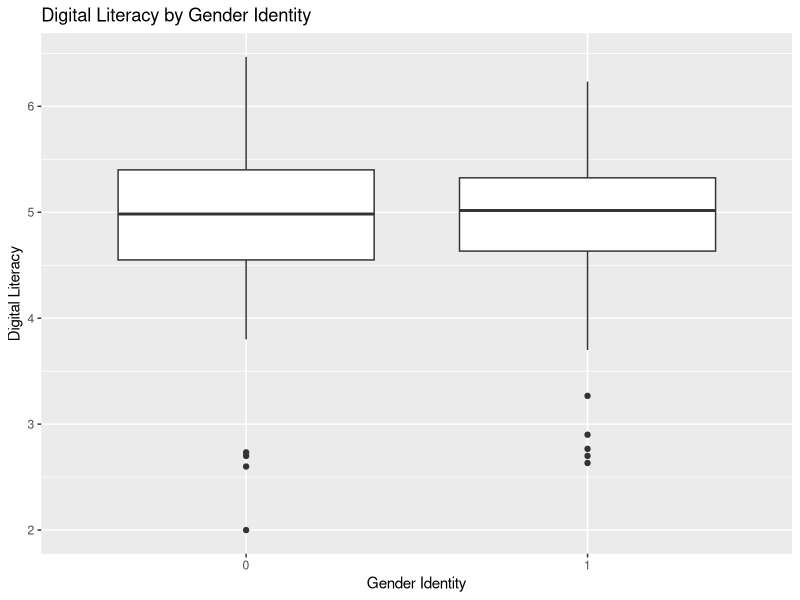
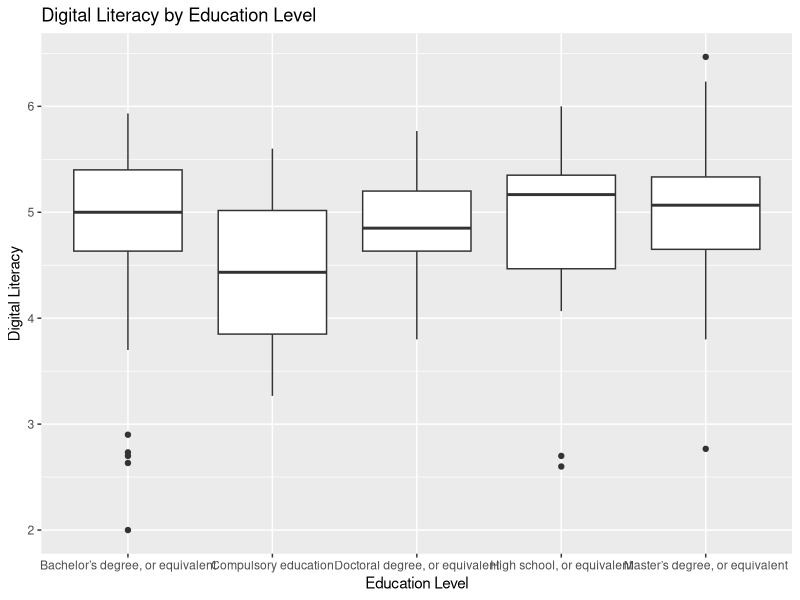
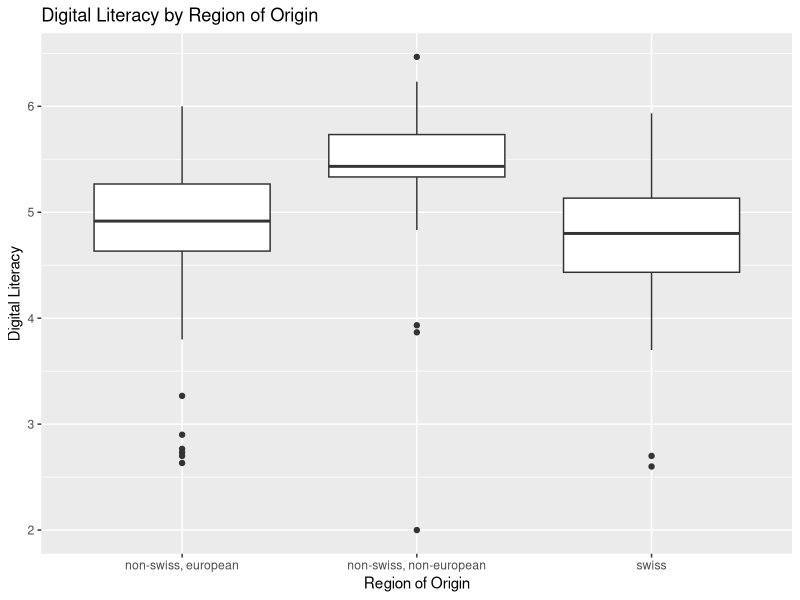
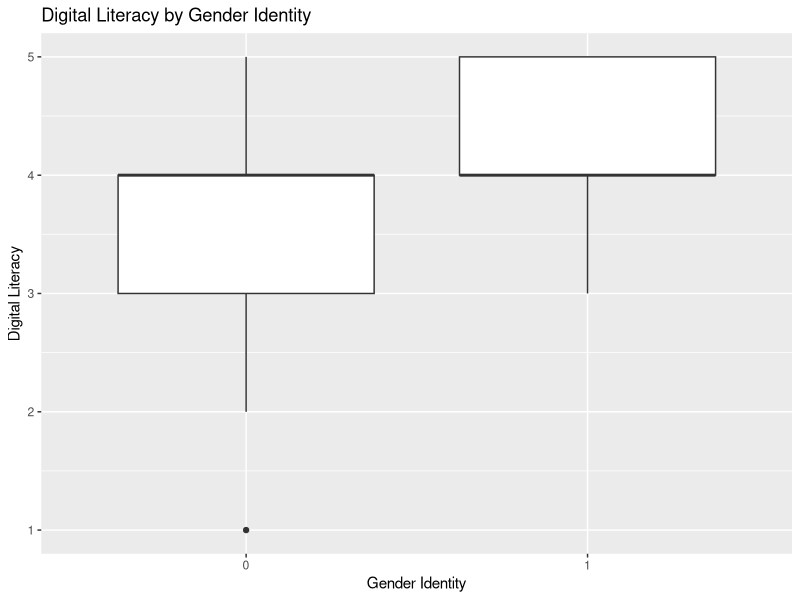
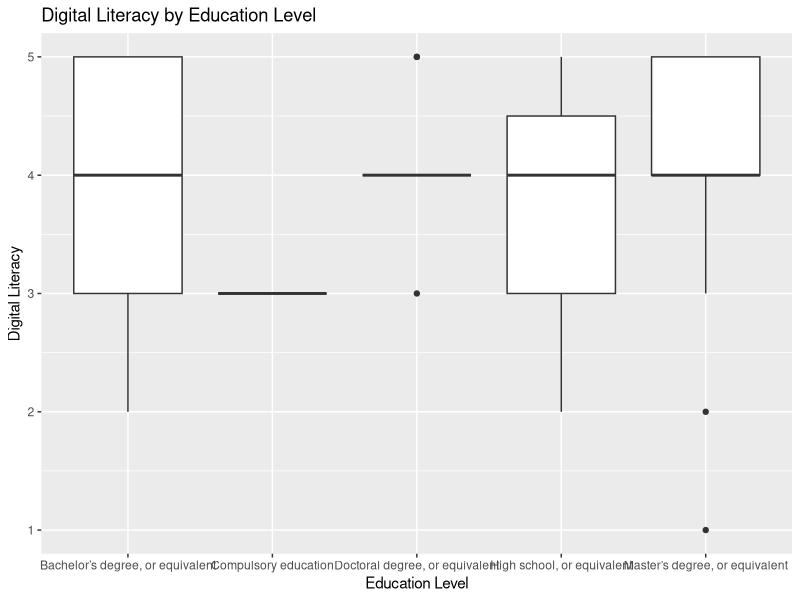
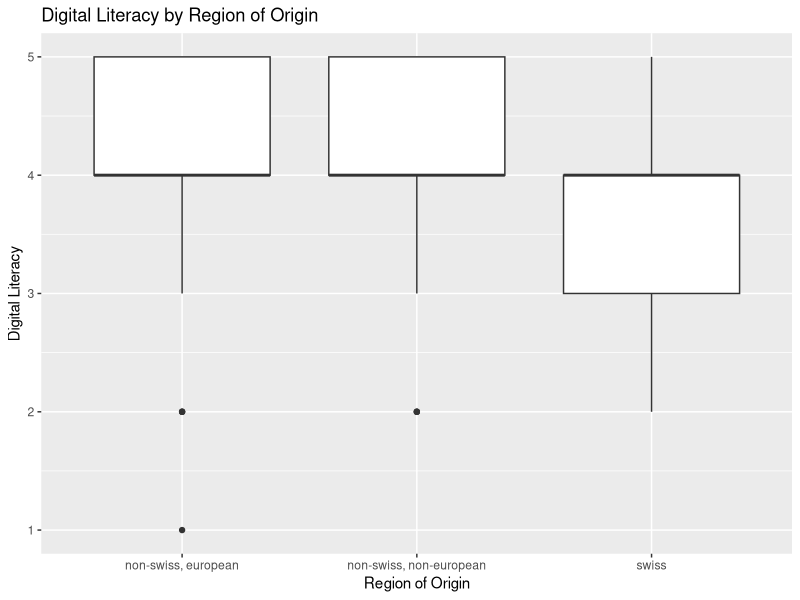
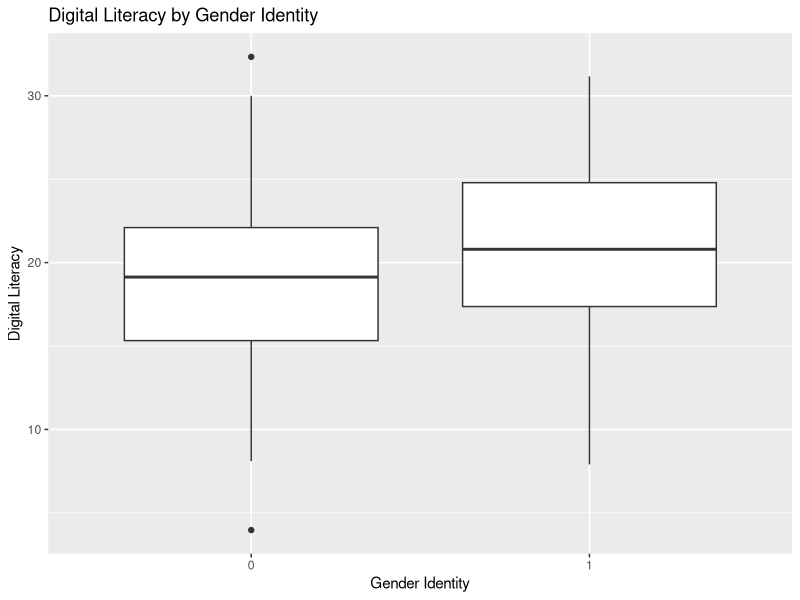
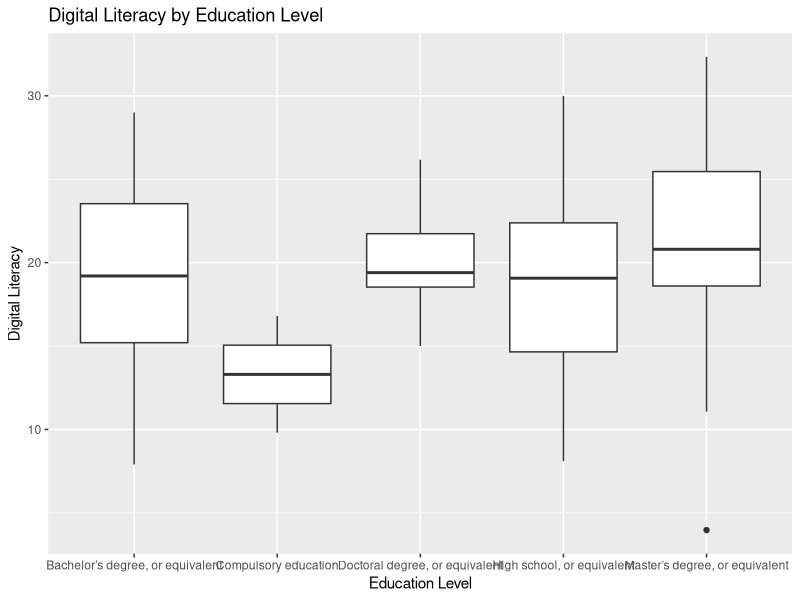

Source code (R) for these figures, in order:
library(ggplot2)

data <- read.csv("final-data.csv")

data <- data[, !names(data) %in% "romansh_canton"]

data$ro_macro <- ifelse(data$region_origin == "non-swiss, european",
  "non-swiss, european",
  ifelse(data$region_origin == "non-swiss, non-european",
    "non-swiss, non-european",
    "swiss"
  )
)

data$normalised_literacy <- data$digital_literacy / 30

data$combined_literacy <- data$normalised_literacy * data$competent_digital

data$normalised_paralanguage <- data$paralanguage_communication / 5

data$general <- (data$productivity + data$finances) / 2

communication <- c("pa_uima", "pa_slof", "pa_mvocc", "pa_svmomvc", "pa_usmp", "pa_sospov", "pa_womsrv", "pa_womsrv", "pa_stomm", "pa_e", "pa_piofogc")

data$communication <- rowSums(data[communication], na.rm = TRUE) / length(communication)

instrumental <- c("pa_uatcwat", "pa_ucor", "pa_saot", "pa_b", "pa_l", "pa_bw", "pa_si", "pa_ucocc", "pa_ml", "pa_sogdcs")

expressive <- c("pa_usmp", "pa_womsrv", "pa_svmomvc", "pa_mgom", "pa_epov", "pa_tpov", "pa_sospov", "pa_stomm", "pa_piofogc")

data$instrumental <- rowSums(data[instrumental], na.rm = TRUE) / length(instrumental)

data$expressive <- rowSums(data[expressive], na.rm = TRUE) / length(expressive)

data$gender_identity <- as.factor(data$gender_identity)
data$education_completed <- as.factor(data$education_completed)
data$ro_macro <- as.factor(data$ro_macro)
data$age <- as.numeric(data$age)
data$years_internet <- as.numeric(data$years_internet)
data$swiss <- as.factor(data$swiss)
data$european <- as.factor(data$european)

# Who uses digital technology regularly?

regularly <- data[, c("gender_identity", "education_completed", "ro_macro", "age", "years_internet", "normalised_literacy")]

summary(regularly)

ggplot(regularly, aes(x = gender_identity, y = normalised_literacy)) +
  geom_boxplot() +
  labs(title = "Digital Literacy by Gender Identity", x = "Gender Identity", y = "Digital Literacy")

ggplot(regularly, aes(x = education_completed, y = normalised_literacy)) +
  geom_boxplot() +
  labs(title = "Digital Literacy by Education Level", x = "Education Level", y = "Digital Literacy")

ggplot(regularly, aes(x = ro_macro, y = normalised_literacy)) +
  geom_boxplot() +
  labs(title = "Digital Literacy by Region of Origin", x = "Region of Origin", y = "Digital Literacy")

numeric_vars <- regularly[, c("age", "years_internet", "normalised_literacy")]

cor_matrix <- cor(numeric_vars, use = "complete.obs")
print(cor_matrix)

anova_gender <- aov(normalised_literacy ~ gender_identity, data = regularly)
summary(anova_gender)

anova_education <- aov(normalised_literacy ~ education_completed, data = regularly)
summary(anova_education)

anova_region <- aov(normalised_literacy ~ ro_macro, data = regularly)
summary(anova_region)

# Who uses digital technology effectively?

effectively <- data[, c("gender_identity", "education_completed", "ro_macro", "age", "years_internet", "competent_digital")]

summary(effectively)

ggplot(effectively, aes(x = gender_identity, y = competent_digital)) +
  geom_boxplot() +
  labs(title = "Digital Literacy by Gender Identity", x = "Gender Identity", y = "Digital Literacy")

ggplot(effectively, aes(x = education_completed, y = competent_digital)) +
  geom_boxplot() +
  labs(title = "Digital Literacy by Education Level", x = "Education Level", y = "Digital Literacy")

ggplot(effectively, aes(x = ro_macro, y = competent_digital)) +
  geom_boxplot() +
  labs(title = "Digital Literacy by Region of Origin", x = "Region of Origin", y = "Digital Literacy")

numeric_vars <- effectively[, c("age", "years_internet", "competent_digital")]

cor_matrix <- cor(numeric_vars, use = "complete.obs")
print(cor_matrix)

anova_gender <- aov(competent_digital ~ gender_identity, data = effectively)
summary(anova_gender)

anova_education <- aov(competent_digital ~ education_completed, data = effectively)
summary(anova_education)

anova_region <- aov(competent_digital ~ ro_macro, data = effectively)
summary(anova_region)

###

effectively_combined <- data[, c("gender_identity", "education_completed", "ro_macro", "age", "years_internet", "combined_literacy")]

summary(effectively_combined)

ggplot(effectively_combined, aes(x = gender_identity, y = combined_literacy)) +
  geom_boxplot() +
  labs(title = "Digital Literacy by Gender Identity", x = "Gender Identity", y = "Digital Literacy")

ggplot(effectively_combined, aes(x = education_completed, y = combined_literacy)) +
  geom_boxplot() +
  labs(title = "Digital Literacy by Education Level", x = "Education Level", y = "Digital Literacy")

ggplot(effectively_combined, aes(x = ro_macro, y = combined_literacy)) +
  geom_boxplot() +
  labs(title = "Digital Literacy by Region of Origin", x = "Region of Origin", y = "Digital Literacy")

numeric_vars <- effectively_combined[, c("age", "years_internet", "combined_literacy")]

cor_matrix <- cor(numeric_vars, use = "complete.obs")
print(cor_matrix)

anova_gender <- aov(combined_literacy ~ gender_identity, data = effectively_combined)
summary(anova_gender)

anova_education <- aov(combined_literacy ~ education_completed, data = effectively_combined)
summary(anova_education)

anova_region <- aov(combined_literacy ~ ro_macro, data = effectively_combined)
summary(anova_region)

# Does digital frequency predict digital confidence?

model <- lm(competent_digital ~ normalised_literacy, data = data)

summary(model)

# Does age predict digital literacy?

model <- lm(normalised_literacy ~ age, data = data)

summary(model)

model <- lm(combined_literacy ~ age, data = data)

summary(model)

model <- lm(competent_digital ~ age, data = data)

summary(model)

# What demographic produces the most paralanguage output?

paralanguage <- data[, c("gender_identity", "education_completed", "ro_macro", "age", "years_internet", "normalised_paralanguage")]

summary(paralanguage)

ggplot(paralanguage, aes(x = gender_identity, y = normalised_paralanguage)) +
  geom_boxplot() +
  labs(title = "Digital Literacy by Gender Identity", x = "Gender Identity", y = "Digital Literacy")

ggplot(paralanguage, aes(x = education_completed, y = normalised_paralanguage)) +
  geom_boxplot() +
  labs(title = "Digital Literacy by Education Level", x = "Education Level", y = "Digital Literacy")

ggplot(paralanguage, aes(x = ro_macro, y = normalised_paralanguage)) +
  geom_boxplot() +
  labs(title = "Digital Literacy by Region of Origin", x = "Region of Origin", y = "Digital Literacy")

numeric_vars <- paralanguage[, c("age", "years_internet", "normalised_paralanguage")]

cor_matrix <- cor(numeric_vars, use = "complete.obs")
print(cor_matrix)

anova_gender <- aov(normalised_paralanguage ~ gender_identity, data = paralanguage)
summary(anova_gender)

anova_education <- aov(normalised_paralanguage ~ education_completed, data = paralanguage)
summary(anova_education)

anova_region <- aov(normalised_paralanguage ~ ro_macro, data = paralanguage)
summary(anova_region)

# What demographic produces the most communication output?

all_communication <- data[, c("gender_identity", "education_completed", "ro_macro", "age", "years_internet", "communication")]

summary(all_communication)

ggplot(all_communication, aes(x = gender_identity, y = communication)) +
  geom_boxplot() +
  labs(title = "Digital Literacy by Gender Identity", x = "Gender Identity", y = "Digital Literacy")

ggplot(all_communication, aes(x = education_completed, y = communication)) +
  geom_boxplot() +
  labs(title = "Digital Literacy by Education Level", x = "Education Level", y = "Digital Literacy")

ggplot(all_communication, aes(x = ro_macro, y = communication)) +
  geom_boxplot() +
  labs(title = "Digital Literacy by Region of Origin", x = "Region of Origin", y = "Digital Literacy")

numeric_vars <- all_communication[, c("age", "years_internet", "communication")]

cor_matrix <- cor(numeric_vars, use = "complete.obs")
print(cor_matrix)

anova_gender <- aov(communication ~ gender_identity, data = all_communication)
summary(anova_gender)

anova_education <- aov(communication ~ education_completed, data = all_communication)
summary(anova_education)

anova_region <- aov(communication ~ ro_macro, data = all_communication)
summary(anova_region)

# Do demographic characteristics predict instrumental and expressive uses?

instrumental_use <- data[, c("gender_identity", "education_completed", "ro_macro", "age", "years_internet", "instrumental")]

summary(instrumental_use)

ggplot(instrumental_use, aes(x = gender_identity, y = instrumental)) +
  geom_boxplot() +
  labs(title = "Digital Literacy by Gender Identity", x = "Gender Identity", y = "Digital Literacy")

ggplot(instrumental_use, aes(x = education_completed, y = instrumental)) +
  geom_boxplot() +
  labs(title = "Digital Literacy by Education Level", x = "Education Level", y = "Digital Literacy")

ggplot(instrumental_use, aes(x = ro_macro, y = instrumental)) +
  geom_boxplot() +
  labs(title = "Digital Literacy by Region of Origin", x = "Region of Origin", y = "Digital Literacy")

numeric_vars <- instrumental_use[, c("age", "years_internet", "instrumental")]

cor_matrix <- cor(numeric_vars, use = "complete.obs")
print(cor_matrix)

anova_gender <- aov(instrumental ~ gender_identity, data = instrumental_use)
summary(anova_gender)

anova_education <- aov(instrumental ~ education_completed, data = instrumental_use)
summary(anova_education)

anova_region <- aov(instrumental ~ ro_macro, data = instrumental_use)
summary(anova_region)

###

expressive_use <- data[, c("gender_identity", "education_completed", "ro_macro", "age", "years_internet", "expressive")]

summary(expressive_use)

ggplot(expressive_use, aes(x = gender_identity, y = expressive)) +
  geom_boxplot() +
  labs(title = "Digital Literacy by Gender Identity", x = "Gender Identity", y = "Digital Literacy")

ggplot(expressive_use, aes(x = education_completed, y = expressive)) +
  geom_boxplot() +
  labs(title = "Digital Literacy by Education Level", x = "Education Level", y = "Digital Literacy")

ggplot(expressive_use, aes(x = ro_macro, y = expressive)) +
  geom_boxplot() +
  labs(title = "Digital Literacy by Region of Origin", x = "Region of Origin", y = "Digital Literacy")

numeric_vars <- expressive_use[, c("age", "years_internet", "expressive")]

cor_matrix <- cor(numeric_vars, use = "complete.obs")
print(cor_matrix)

anova_gender <- aov(expressive ~ gender_identity, data = expressive_use)
summary(anova_gender)

anova_education <- aov(expressive ~ education_completed, data = expressive_use)
summary(anova_education)

anova_region <- aov(expressive ~ ro_macro, data = expressive_use)
summary(anova_region)

# How do people use digital technology?

pa_columns <- grep("^pa_", colnames(data), value = TRUE)

pa_data <- data[, pa_columns]

scaled_data <- scale(pa_data)

summary(scaled_data)

set.seed(123)
wss <- numeric()

for (k in 1:10) {
  kmeans_result <- kmeans(scaled_data, centers = k, nstart = 25)
  wss[k] <- kmeans_result$tot.withinss
}

plot(1:10, wss,
  type = "b", pch = 19, frame = FALSE,
  xlab = "Number of clusters K", ylab = "Total within-clusters sum of squares",
  main = "Elbow Method for Determining Optimal K"
)

slope <- (wss[10] - wss[5]) / (10 - 5)
intercept <- wss[5] - slope * 5

abline(a = intercept, b = slope, col = "red", lwd = 2, lty = 2)

kmeans_result <- kmeans(scaled_data, centers = 5, nstart = 25)

kmeans_result$cluster
kmeans_result$centers

data$cluster <- kmeans_result$cluster

pca_result <- prcomp(scaled_data)

plot(pca_result$x[, 1:2],
  col = data$cluster, pch = 16,
  main = "PCA - Clusters", xlab = "PC1", ylab = "PC2"
)

text(pca_result$x[, 1:2], labels = data$ro_macro, pos = 3, cex = 0.7, col = "black")

loadings <- pca_result$rotation
loadings[, 1:2]

# Do young people engage in more diverse uses of digital technology?

diversity_column <- apply(data[, pa_columns], 1, function(x) sum(x >= 3 & x <= 7))

data$diversity_score <- diversity_column / 30

diversity <- data[, c("gender_identity", "education_completed", "ro_macro", "age", "years_internet", "diversity_score")]

summary(diversity)

ggplot(diversity, aes(x = gender_identity, y = diversity_score)) +
  geom_boxplot() +
  labs(title = "Digital Literacy by Gender Identity", x = "Gender Identity", y = "Digital Literacy")

ggplot(diversity, aes(x = education_completed, y = diversity_score)) +
  geom_boxplot() +
  labs(title = "Digital Literacy by Education Level", x = "Education Level", y = "Digital Literacy")

ggplot(diversity, aes(x = ro_macro, y = diversity_score)) +
  geom_boxplot() +
  labs(title = "Digital Literacy by Region of Origin", x = "Region of Origin", y = "Digital Literacy")

numeric_vars <- diversity[, c("age", "years_internet", "diversity_score")]

cor_matrix <- cor(numeric_vars, use = "complete.obs")
print(cor_matrix)

anova_gender <- aov(diversity_score ~ gender_identity, data = diversity)
summary(anova_gender)

anova_education <- aov(diversity_score ~ education_completed, data = diversity)
summary(anova_education)

anova_region <- aov(diversity_score ~ ro_macro, data = diversity)
summary(anova_region)

# How much do people trust digital technology?

cd_columns <- grep("^cd_", colnames(data), value = TRUE)

cd_data <- data[, cd_columns]

data$concern_score <- rowSums(cd_data, na.rm = TRUE) / length(cd_columns)

level_concern <- data[, c("gender_identity", "education_completed", "ro_macro", "age", "years_internet", "concern_score")]

summary(level_concern)

ggplot(level_concern, aes(x = gender_identity, y = concern_score)) +
  geom_boxplot() +
  labs(title = "Digital Literacy by Gender Identity", x = "Gender Identity", y = "Digital Literacy")

ggplot(level_concern, aes(x = education_completed, y = concern_score)) +
  geom_boxplot() +
  labs(title = "Digital Literacy by Education Level", x = "Education Level", y = "Digital Literacy")

ggplot(level_concern, aes(x = ro_macro, y = concern_score)) +
  geom_boxplot() +
  labs(title = "Digital Literacy by Region of Origin", x = "Region of Origin", y = "Digital Literacy")

numeric_vars <- level_concern[, c("age", "years_internet", "concern_score")]

cor_matrix <- cor(numeric_vars, use = "complete.obs")
print(cor_matrix)

anova_gender <- aov(concern_score ~ gender_identity, data = level_concern)
summary(anova_gender)

anova_education <- aov(concern_score ~ education_completed, data = level_concern)
summary(anova_education)

anova_region <- aov(concern_score ~ ro_macro, data = level_concern)
summary(anova_region)

# Do young people tend to use social media more than older people?

social_media <- data[, c("gender_identity", "education_completed", "ro_macro", "age", "years_internet", "pa_usmp")]

summary(social_media)

ggplot(social_media, aes(x = gender_identity, y = pa_usmp)) +
  geom_boxplot() +
  labs(title = "Digital Literacy by Gender Identity", x = "Gender Identity", y = "Digital Literacy")

ggplot(social_media, aes(x = education_completed, y = pa_usmp)) +
  geom_boxplot() +
  labs(title = "Digital Literacy by Education Level", x = "Education Level", y = "Digital Literacy")

ggplot(social_media, aes(x = ro_macro, y = pa_usmp)) +
  geom_boxplot() +
  labs(title = "Digital Literacy by Region of Origin", x = "Region of Origin", y = "Digital Literacy")

numeric_vars <- social_media[, c("age", "years_internet", "pa_usmp")]

cor_matrix <- cor(numeric_vars, use = "complete.obs")
print(cor_matrix)

anova_gender <- aov(pa_usmp ~ gender_identity, data = social_media)
summary(anova_gender)

anova_education <- aov(pa_usmp ~ education_completed, data = social_media)
summary(anova_education)

anova_region <- aov(pa_usmp ~ ro_macro, data = social_media)
summary(anova_region)

# Do people who use technology more frequently understand more about data privacy?

cor_matrix <- cor(data$normalised_literacy, data$concern_score, use = "complete.obs")

print(cor_matrix)

ggplot(data, aes(x = normalised_literacy, y = concern_score)) +
  geom_point() +
  geom_smooth(method = "lm", color = "blue") +
  labs(title = "Digital Literacy vs Concern Score", x = "Digital Literacy", y = "Concern Score")

model <- lm(concern_score ~ digital_literacy, data = data)
summary(model)

# Do people who use technology in more diverse ways understand more about data privacy?

cor_matrix <- cor(data$diversity_score, data$concern_score, use = "complete.obs")

print(cor_matrix)

ggplot(data, aes(x = diversity_score, y = concern_score)) +
  geom_point() +
  geom_smooth(method = "lm", color = "blue") +
  labs(title = "Digital Literacy vs Concern Score", x = "Digital Literacy", y = "Concern Score")

model <- lm(concern_score ~ diversity_score, data = data)
summary(model)

# Do people with algorithmic literacy have higher self-perceived competence?

cor_matrix <- cor(data$understand_algorithms, data$competent_digital, use = "complete.obs")

print(cor_matrix)

ggplot(data, aes(x = understand_algorithms, y = competent_digital)) +
  geom_point() +
  geom_smooth(method = "lm", color = "blue") +
  labs(title = "Digital Literacy vs Concern Score", x = "Digital Literacy", y = "Concern Score")

model <- lm(competent_digital ~ understand_algorithms, data = data)
summary(model)

# Does acknowledgement appeal more to younger demographics?

acknowledge <- data[, c("gender_identity", "education_completed", "ro_macro", "age", "years_internet", "ms_aic")]

summary(acknowledge)

ggplot(acknowledge, aes(x = gender_identity, y = ms_aic)) +
  geom_boxplot() +
  labs(title = "Digital Literacy by Gender Identity", x = "Gender Identity", y = "Digital Literacy")

ggplot(acknowledge, aes(x = education_completed, y = ms_aic)) +
  geom_boxplot() +
  labs(title = "Digital Literacy by Education Level", x = "Education Level", y = "Digital Literacy")

ggplot(acknowledge, aes(x = ro_macro, y = ms_aic)) +
  geom_boxplot() +
  labs(title = "Digital Literacy by Region of Origin", x = "Region of Origin", y = "Digital Literacy")

numeric_vars <- acknowledge[, c("age", "years_internet", "ms_aic")]

cor_matrix <- cor(numeric_vars, use = "complete.obs")
print(cor_matrix)

anova_gender <- aov(ms_aic ~ gender_identity, data = acknowledge)
summary(anova_gender)

anova_education <- aov(ms_aic ~ education_completed, data = acknowledge)
summary(anova_education)

anova_region <- aov(ms_aic ~ ro_macro, data = acknowledge)
summary(anova_region)

###

data$acknowledgement <- (data$ms_aic + data$ms_cip) / 2

acknowledge <- data[, c("gender_identity", "education_completed", "ro_macro", "age", "years_internet", "acknowledgement")]

summary(acknowledge)

ggplot(acknowledge, aes(x = gender_identity, y = acknowledgement)) +
  geom_boxplot() +
  labs(title = "Digital Literacy by Gender Identity", x = "Gender Identity", y = "Digital Literacy")

ggplot(acknowledge, aes(x = education_completed, y = acknowledgement)) +
  geom_boxplot() +
  labs(title = "Digital Literacy by Education Level", x = "Education Level", y = "Digital Literacy")

ggplot(acknowledge, aes(x = ro_macro, y = acknowledgement)) +
  geom_boxplot() +
  labs(title = "Digital Literacy by Region of Origin", x = "Region of Origin", y = "Digital Literacy")

numeric_vars <- acknowledge[, c("age", "years_internet", "acknowledgement")]

cor_matrix <- cor(numeric_vars, use = "complete.obs")
print(cor_matrix)

anova_gender <- aov(acknowledgement ~ gender_identity, data = acknowledge)
summary(anova_gender)

anova_education <- aov(acknowledgement ~ education_completed, data = acknowledge)
summary(anova_education)

anova_region <- aov(acknowledgement ~ ro_macro, data = acknowledge)
summary(anova_region)

# Does greater involvement in a project motivate participation?

cor_matrix <- cor(data$ms_hamaritp, data$interested_application, use = "complete.obs")

print(cor_matrix)

ggplot(data, aes(x = ms_hamaritp, y = interested_application)) +
  geom_point() +
  geom_smooth(method = "lm", color = "blue") +
  labs(title = "Digital Literacy vs Concern Score", x = "Digital Literacy", y = "Concern Score")

model <- lm(interested_application ~ ms_hamaritp, data = data)
summary(model)

# Are young people interested more in learning a skill than other groups?

learning_skill <- data[, c("gender_identity", "education_completed", "ro_macro", "age", "years_internet", "ms_las")]

summary(learning_skill)

ggplot(learning_skill, aes(x = gender_identity, y = ms_las)) +
  geom_boxplot() +
  labs(title = "Digital Literacy by Gender Identity", x = "Gender Identity", y = "Digital Literacy")

ggplot(learning_skill, aes(x = education_completed, y = ms_las)) +
  geom_boxplot() +
  labs(title = "Digital Literacy by Education Level", x = "Education Level", y = "Digital Literacy")

ggplot(learning_skill, aes(x = ro_macro, y = ms_las)) +
  geom_boxplot() +
  labs(title = "Digital Literacy by Region of Origin", x = "Region of Origin", y = "Digital Literacy")

numeric_vars <- learning_skill[, c("age", "years_internet", "ms_las")]

cor_matrix <- cor(numeric_vars, use = "complete.obs")
print(cor_matrix)

anova_gender <- aov(ms_las ~ gender_identity, data = learning_skill)
summary(anova_gender)

anova_education <- aov(ms_las ~ education_completed, data = learning_skill)
summary(anova_education)

anova_region <- aov(ms_las ~ ro_macro, data = learning_skill)
summary(anova_region)

# Is there a relationship between use of social media and interest in a mobile application?

cor_matrix <- cor(data$pa_usmp, data$interested_application, use = "complete.obs")

print(cor_matrix)

ggplot(data, aes(x = pa_usmp, y = interested_application)) +
  geom_point() +
  geom_smooth(method = "lm", color = "blue") +
  labs(title = "Digital Literacy vs Concern Score", x = "Digital Literacy", y = "Concern Score")

model <- lm(interested_application ~ pa_usmp, data = data)
summary(model)

# What demographics are interested in a mobile application?

application <- data[, c("gender_identity", "education_completed", "ro_macro", "age", "years_internet", "interested_application")]

summary(application)

ggplot(application, aes(x = gender_identity, y = interested_application)) +
  geom_boxplot() +
  labs(title = "Digital Literacy by Gender Identity", x = "Gender Identity", y = "Digital Literacy")

ggplot(application, aes(x = education_completed, y = interested_application)) +
  geom_boxplot() +
  labs(title = "Digital Literacy by Education Level", x = "Education Level", y = "Digital Literacy")

ggplot(application, aes(x = ro_macro, y = interested_application)) +
  geom_boxplot() +
  labs(title = "Digital Literacy by Region of Origin", x = "Region of Origin", y = "Digital Literacy")

numeric_vars <- application[, c("age", "years_internet", "interested_application")]

cor_matrix <- cor(numeric_vars, use = "complete.obs")
print(cor_matrix)

anova_gender <- aov(interested_application ~ gender_identity, data = application)
summary(anova_gender)

anova_education <- aov(interested_application ~ education_completed, data = application)
summary(anova_education)

anova_region <- aov(interested_application ~ ro_macro, data = application)
summary(anova_region)

# Are better-educated individuals more likely to use technology for personal development?

colnames(data)[colnames(data) == "self-development"] <- "self_development"

development <- data[, c("gender_identity", "education_completed", "ro_macro", "age", "years_internet", "self_development")]

summary(development)

ggplot(development, aes(x = gender_identity, y = self_development)) +
  geom_boxplot() +
  labs(title = "Digital Literacy by Gender Identity", x = "Gender Identity", y = "Digital Literacy")

ggplot(development, aes(x = education_completed, y = self_development)) +
  geom_boxplot() +
  labs(title = "Digital Literacy by Education Level", x = "Education Level", y = "Digital Literacy")

ggplot(development, aes(x = ro_macro, y = self_development)) +
  geom_boxplot() +
  labs(title = "Digital Literacy by Region of Origin", x = "Region of Origin", y = "Digital Literacy")

numeric_vars <- development[, c("age", "years_internet", "self_development")]

cor_matrix <- cor(numeric_vars, use = "complete.obs")
print(cor_matrix)

anova_gender <- aov(self_development ~ gender_identity, data = development)
summary(anova_gender)

anova_education <- aov(self_development ~ education_completed, data = development)
summary(anova_education)

anova_region <- aov(self_development ~ ro_macro, data = development)
summary(anova_region)

# Is there a relationship between knowledge of sociolinguistics and citizen science?

data$sociolinguistics_score <- rowSums(data[, c("ft_cmc", "ft_pos", "ft_p", "ft_i")], na.rm = TRUE) / 4

cor_matrix <- cor(data$ft_cs, data$sociolinguistics_score, use = "complete.obs")

print(cor_matrix)

ggplot(data, aes(x = ft_cs, y = sociolinguistics_score)) +
  geom_point() +
  geom_smooth(method = "lm", color = "blue") +
  labs(title = "Digital Literacy vs Concern Score", x = "Digital Literacy", y = "Concern Score")

model <- lm(sociolinguistics_score ~ ft_cs, data = data)
summary(model)

# Does familiarity with sociolinguistics mean greater interest in research participation?

cor_matrix <- cor(data$interested_application, data$sociolinguistics_score, use = "complete.obs")

print(cor_matrix)

ggplot(data, aes(x = interested_application, y = sociolinguistics_score)) +
  geom_point() +
  geom_smooth(method = "lm", color = "blue") +
  labs(title = "Digital Literacy vs Concern Score", x = "Digital Literacy", y = "Concern Score")

model <- lm(sociolinguistics_score ~ interested_application, data = data)
summary(model)

# Does familiarity with citizen science encourage interest in participation?

cor_matrix <- cor(data$interested_application, data$ft_cs, use = "complete.obs")

print(cor_matrix)

ggplot(data, aes(x = interested_application, y = ft_cs)) +
  geom_point() +
  geom_smooth(method = "lm", color = "blue") +
  labs(title = "Digital Literacy vs Concern Score", x = "Digital Literacy", y = "Concern Score")

model <- lm(ft_cs ~ interested_application, data = data)
summary(model)

# Does higher concern with data practices link to lower interest in participation?

cor_matrix <- cor(data$interested_application, data$concern_score, use = "complete.obs")

print(cor_matrix)

ggplot(data, aes(x = interested_application, y = concern_score)) +
  geom_point() +
  geom_smooth(method = "lm", color = "blue") +
  labs(title = "Digital Literacy vs Concern Score", x = "Digital Literacy", y = "Concern Score")

model <- lm(concern_score ~ interested_application, data = data)
summary(model)

# Is familiarity with citizen science linked to previous participation in research?

data$previous_research <- rowSums(data[, c("co_auoei", "co_ahomrc", "co_ago", "co_acono", "co_acofc")], na.rm = TRUE) / 5

cor_matrix <- cor(data$ft_cs, data$previous_research, use = "complete.obs")

print(cor_matrix)

ggplot(data, aes(x = ft_cs, y = previous_research)) +
  geom_point() +
  geom_smooth(method = "lm", color = "blue") +
  labs(title = "Digital Literacy vs Concern Score", x = "Digital Literacy", y = "Concern Score")

model <- lm(previous_research ~ ft_cs, data = data)
summary(model)

# Does familiarity with research processes alter interest in research?

cor_matrix <- cor(data$interested_application, data$previous_research, use = "complete.obs")

print(cor_matrix)

ggplot(data, aes(x = interested_application, y = previous_research)) +
  geom_point() +
  geom_smooth(method = "lm", color = "blue") +
  labs(title = "Digital Literacy vs Concern Score", x = "Digital Literacy", y = "Concern Score")

model <- lm(previous_research ~ interested_application, data = data)
summary(model)

# What type of project you have contributed to links to technology use?

co_columns <- grep("^co_", colnames(data), value = TRUE)

co_pa <- c(pa_columns, co_columns)

cp_data <- data[, co_pa]

scaled_data <- scale(cp_data)

summary(scaled_data)

set.seed(123)
wss <- numeric()

for (k in 1:10) {
  kmeans_result <- kmeans(scaled_data, centers = k, nstart = 25)
  wss[k] <- kmeans_result$tot.withinss
}

plot(1:10, wss,
  type = "b", pch = 19, frame = FALSE,
  xlab = "Number of clusters K", ylab = "Total within-clusters sum of squares",
  main = "Elbow Method for Determining Optimal K"
)

kmeans_result <- kmeans(scaled_data, centers = 3, nstart = 25)

kmeans_result$cluster
kmeans_result$centers

data$cluster <- kmeans_result$cluster

pca_result <- prcomp(scaled_data)

plot(pca_result$x[, 1:2],
  col = data$cluster, pch = 16,
  main = "PCA - Clusters", xlab = "PC1", ylab = "PC2"
)

text(pca_result$x[, 1:2], labels = data$ro_macro, pos = 3, cex = 0.7, col = "black")

loadings <- pca_result$rotation
loadings[, 1:2]

# What demographics have engaged in research before?

research <- data[, c("gender_identity", "education_completed", "ro_macro", "age", "years_internet", "previous_research")]

summary(research)

ggplot(research, aes(x = gender_identity, y = previous_research)) +
  geom_boxplot() +
  labs(title = "Digital Literacy by Gender Identity", x = "Gender Identity", y = "Digital Literacy")

ggplot(research, aes(x = education_completed, y = previous_research)) +
  geom_boxplot() +
  labs(title = "Digital Literacy by Education Level", x = "Education Level", y = "Digital Literacy")

ggplot(research, aes(x = ro_macro, y = previous_research)) +
  geom_boxplot() +
  labs(title = "Digital Literacy by Region of Origin", x = "Region of Origin", y = "Digital Literacy")

numeric_vars <- research[, c("age", "years_internet", "previous_research")]

cor_matrix <- cor(numeric_vars, use = "complete.obs")
print(cor_matrix)

anova_gender <- aov(previous_research ~ gender_identity, data = research)
summary(anova_gender)

anova_education <- aov(previous_research ~ education_completed, data = research)
summary(anova_education)

anova_region <- aov(previous_research ~ ro_macro, data = research)
summary(anova_region)

# Are less educated individuals more likely to spend time gaming and scrolling?

entertain_use <- data[, c("gender_identity", "education_completed", "ro_macro", "age", "years_internet", "entertainment")]

summary(entertain_use)

ggplot(entertain_use, aes(x = gender_identity, y = entertainment)) +
  geom_boxplot() +
  labs(title = "Digital Literacy by Gender Identity", x = "Gender Identity", y = "Digital Literacy")

ggplot(entertain_use, aes(x = education_completed, y = entertainment)) +
  geom_boxplot() +
  labs(title = "Digital Literacy by Education Level", x = "Education Level", y = "Digital Literacy")

ggplot(entertain_use, aes(x = ro_macro, y = entertainment)) +
  geom_boxplot() +
  labs(title = "Digital Literacy by Region of Origin", x = "Region of Origin", y = "Digital Literacy")

numeric_vars <- entertain_use[, c("age", "years_internet", "entertainment")]

cor_matrix <- cor(numeric_vars, use = "complete.obs")
print(cor_matrix)

anova_gender <- aov(entertainment ~ gender_identity, data = entertain_use)
summary(anova_gender)

anova_education <- aov(entertainment ~ education_completed, data = entertain_use)
summary(anova_education)

anova_region <- aov(entertainment ~ ro_macro, data = entertain_use)
summary(anova_region)

###

data$bw_pg <- rowSums(data[, c("pa_bw", "pa_pg")], na.rm = TRUE) / 2

scrolling_use <- data[, c("gender_identity", "education_completed", "ro_macro", "age", "years_internet", "bw_pg")]

summary(scrolling_use)

ggplot(scrolling_use, aes(x = gender_identity, y = bw_pg)) +
  geom_boxplot() +
  labs(title = "Digital Literacy by Gender Identity", x = "Gender Identity", y = "Digital Literacy")

ggplot(scrolling_use, aes(x = education_completed, y = bw_pg)) +
  geom_boxplot() +
  labs(title = "Digital Literacy by Education Level", x = "Education Level", y = "Digital Literacy")

ggplot(scrolling_use, aes(x = ro_macro, y = bw_pg)) +
  geom_boxplot() +
  labs(title = "Digital Literacy by Region of Origin", x = "Region of Origin", y = "Digital Literacy")

numeric_vars <- scrolling_use[, c("age", "years_internet", "bw_pg")]

cor_matrix <- cor(numeric_vars, use = "complete.obs")
print(cor_matrix)

anova_gender <- aov(bw_pg ~ gender_identity, data = scrolling_use)
summary(anova_gender)

anova_education <- aov(bw_pg ~ education_completed, data = scrolling_use)
summary(anova_education)

anova_region <- aov(bw_pg ~ ro_macro, data = scrolling_use)
summary(anova_region)

# Does gamification interest those who are interested in engaging in research?
# combined research score + app

# Do concerns over data limit engagement?
# concerns limit app + combined

# What kind of digital citizen is interested in contributing to research?
# what use best predicts app + combined

# What type of project you have contributed to links to engagement?
# type vs mobile app

# Which people are more motivated by egotistical or community-based motivations?
# create egotistical / community-based categories

# RESEARCH:

# What demographics are interested in participating in research?
# simple mobile app + combined score with prior research + previous

# What motivates individuals to contribute to research?
# combined research score and simple motivation of app

# What inhibits individuals from contributing to research?
# combined research score and simple motivation of app
